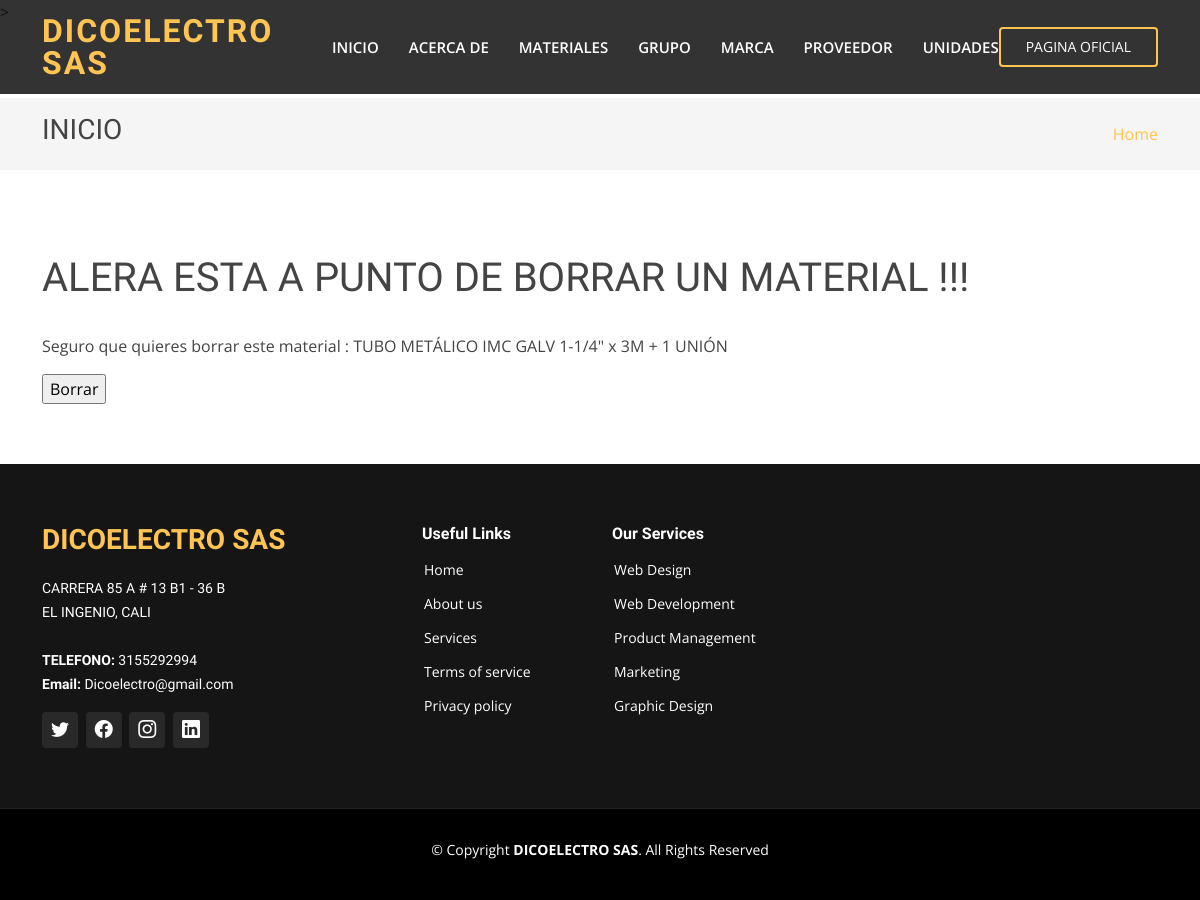
Before: /eliminar/3 with the older database file.
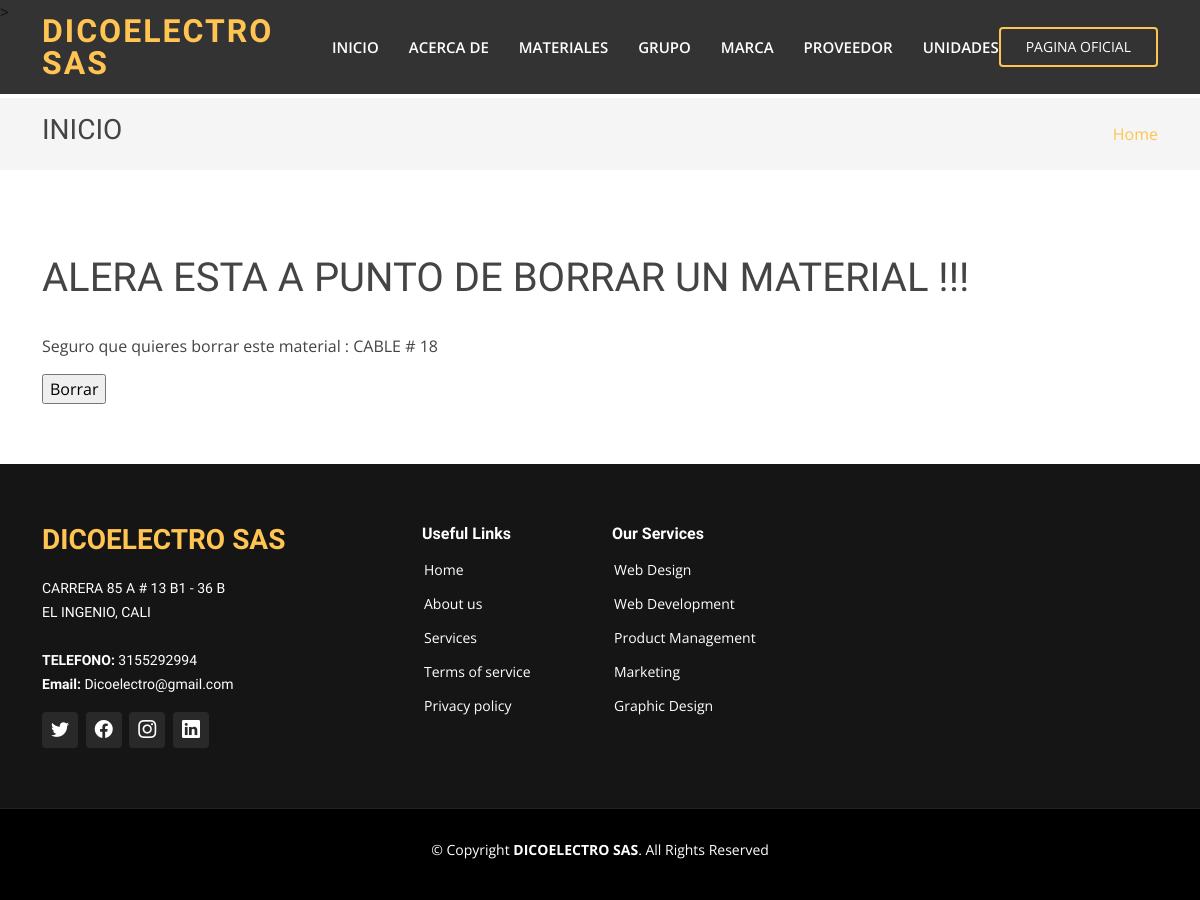
After: the same page with the newer database file.
### webapp/models.py (models this page shows, shortened)
class Materiales(models.Model):
    descripcion = models.CharField(max_length=150, unique=True)
    precio = models.IntegerField()
    fecha_precio = models.DateTimeField(auto_now=True)
    grupo = models.ForeignKey(Grupo, on_delete=models.PROTECT)
    marca = models.ForeignKey(Marca, on_delete=models.PROTECT)
    proveedor = models.ForeignKey(Proveedor, on_delete=models.PROTECT)
    unidad = models.ForeignKey(Unidad, on_delete=models.PROTECT)
    class Meta:
        verbose_name_plural = "materiales"

### webapp/views.py (the view)
# urls.py: path("eliminar/<int:id>", views.eliminar, name="eliminar"),
def eliminar(request, id):
    material = Materiales.objects.get(id=id)  # we need this for both GET and POST
    if request.method == 'POST':
        material.delete()
        return redirect('listar-materiales')
    return render(request,
                    'materiales/confirm_delete.html',
                    {'material': material})

### webapp/templates/materiales/confirm_delete.html (shortened to what this page needs)
{% extends "webapp/base.html" %}
{% load static %}
{% block content %}
    <section class="breadcrumbs">
      <div class="container">
        <div class="d-flex justify-content-between align-items-center">
          <h2>INICIO</h2>
          <ol>
            <li><a href="{% url 'inicio' %}">Home</a></li>
          </ol>
        </div>
      </div>
    </section>
    <section class="inner-page">
      <div class="container">
        <h1>ALERA ESTA A PUNTO DE BORRAR UN MATERIAL !!!</h1>
        <p>Seguro que quieres borrar este material :  {{ material.descripcion }}</p>
        <form action="" method="post">
            <input type="submit" value="Borrar">
            </form>
      </div>
    </section>
  {% endblock %}

### webapp/templates/webapp/base.html (shortened to what this page needs)
{% load static %}
<!DOCTYPE html>
<html lang="en">
  <link href="https://cdn.jsdelivr.net/npm/bootstrap@5.2.1/dist/css/bootstrap.min.css" rel="stylesheet"
>
  <link rel="stylesheet" href="https://cdn.jsdelivr.net/npm/bootstrap-icons@1.3.0/font/bootstrap-icons.css">
<head>
  <link rel="stylesheet" href="{% static "webapp/style.css" %}">
</head>
<body>
  <header id="header" class="fixed-top header-inner-pages">
    <div class="container d-flex align-items-center justify-content-lg-between">
      <h1 class="logo me-auto me-lg-0"><a href="{% url 'inicio' %}"><span>DICOELECTRO SAS</span></a></h1>
      <nav id="navbar" class="navbar order-last order-lg-0">
        <ul>
          <li><a class="nav-link scrollto " href="{% url 'inicio' %}">INICIO</a></li>
          <li><a class="nav-link scrollto" href="#about">ACERCA DE </a></li>
          <li><a class="nav-link scrollto" href="{% url 'listar-materiales' %}">MATERIALES</a></li>
          <li><a class="nav-link scrollto " href={% url 'listar-grupo' %}>GRUPO</a></li>
          <li><a class="nav-link scrollto" href={% url 'listar-marca' %}>MARCA</a></li>
          <li><a class="nav-link scrollto" href={% url 'listar-proveedor' %}>PROVEEDOR</a></li>
          <li><a class="nav-link scrollto" href={% url 'listar-unidades' %}>UNIDADES</a></li>
        </ul>
      </nav>
      <a href="WWW.DICOELECTRO.COM" class="get-started-btn scrollto">PAGINA OFICIAL</a>
    </div>
  </header>
  {% block content %}{% endblock %}
  <footer id="footer">
    <div class="footer-top">
      <div class="container">
        <div class="row">
          <div class="col-lg-4 col-md-4">
            <div class="footer-info">
              <h3><span>DICOELECTRO SAS</span></h3>
              <p>
                CARRERA 85 A # 13 B1 - 36 B  <br>
                EL INGENIO, CALI<br><br>
                <strong>TELEFONO:</strong> 3155292994<br>
                <strong>Email:</strong> Dicoelectro@gmail.com <br>
              </p>
              <div class="social-links mt-3">
                <a href="#" class="twitter"><i class="bi bi-twitter"></i></a>
                <a href="#" class="facebook"><i class="bi bi-facebook"></i></a>
                <a href="#" class="instagram"><i class="bi bi-instagram"></i></a>
                <a href="#" class="linkedin"><i class="bi bi-linkedin"></i></a>
              </div>
            </div>
          </div>
          <div class="col-lg-2 col-md-4 footer-links">
            <h4>Useful Links</h4>
            <ul>
              <li> <a href="#">Home</a></li>
              <li> <a href="#">About us</a></li>
              <li> <a href="#">Services</a></li>
              <li> <a href="#">Terms of service</a></li>
              <li> <a href="#">Privacy policy</a></li>
            </ul>
          </div>
          <div class="col-lg-3 col-md-4 footer-links">
            <h4>Our Services</h4>
            <ul>
              <li> <a href="#">Web Design</a></li>
              <li> <a href="#">Web Development</a></li>
              <li> <a href="#">Product Management</a></li>
              <li> <a href="#">Marketing</a></li>
              <li> <a href="#">Graphic Design</a></li>
            </ul>
          </div>
          </div>
        </div>
      </div>
    <div class="container">
      <div class="copyright">
        &copy; Copyright <strong><span>DICOELECTRO SAS</span></strong>. All Rights Reserved
      </div>
      <div class="credits">
      </div>
    </div>
  </footer>
</body>
</html>

### webapp/static/webapp/style.css (style rules this page uses)
body { font-family: "Open Sans", sans-serif; color: #444444; }
a { color: #ffc451; text-decoration: none; }
h1, h2, h3, h4, h5, h6 { font-family: "Raleway", sans-serif; }
#header { transition: all 0.5s; z-index: 997; padding: 15px 0; }
#header.header-scrolled, #header.header-inner-pages { background: rgba(0, 0, 0, 0.8); }
#header .logo { font-size: 32px; margin: 0; padding: 0; line-height: 1; font-weight: 700; letter-spacing: 2px; text-transform: uppercase; }
#header .logo a { color: #fff; }
#header .logo a span { color: #ffc451; }
.get-started-btn { color: #fff; border-radius: 4px; padding: 7px 25px 8px 25px; white-space: nowrap; transition: 0.3s; font-size: 14px; display: inline-block; border: 2px solid #ffc451; }
.navbar { padding: 0; }
.navbar ul { margin: 0; padding: 0; display: flex; list-style: none; align-items: center; }
.navbar li { position: relative; }
.navbar a, .navbar a:focus { display: flex; align-items: center; justify-content: space-between; padding: 10px 0 10px 30px; font-size: 15px; font-weight: 600; color: #fff; white-space: nowrap; transition: 0.3s; }
section { padding: 60px 0; overflow: hidden; }
.breadcrumbs { padding: 15px 0; background: whitesmoke; min-height: 40px; margin-top: 74px; }
.breadcrumbs h2 { font-size: 28px; font-weight: 400; }
.breadcrumbs ol { display: flex; flex-wrap: wrap; list-style: none; padding: 0; margin: 0; }
#footer { background: black; padding: 0 0 30px 0; color: #fff; font-size: 14px; }
#footer .footer-top { background: #151515; border-bottom: 1px solid #222222; padding: 60px 0 30px 0; }
#footer .footer-top .footer-info { margin-bottom: 30px; }
#footer .footer-top .footer-info h3 { font-size: 28px; margin: 0 0 20px 0; padding: 2px 0 2px 0; line-height: 1; font-weight: 700; text-transform: uppercase; }
#footer .footer-top .footer-info h3 span { color: #ffc451; }
#footer .footer-top .footer-info p { font-size: 14px; line-height: 24px; margin-bottom: 0; font-family: "Raleway", sans-serif; color: #fff; }
#footer .footer-top .social-links a { font-size: 18px; display: inline-block; background: #292929; color: #fff; line-height: 1; padding: 8px 0; margin-right: 4px; border-radius: 4px; text-align: center; width: 36px; height: 36px; transition: 0.3s; }
#footer .footer-top h4 { font-size: 16px; font-weight: 600; color: #fff; position: relative; padding-bottom: 12px; }
#footer .footer-top .footer-links { margin-bottom: 30px; }
#footer .footer-top .footer-links ul { list-style: none; padding: 0; margin: 0; }
#footer .footer-top .footer-links ul li { padding: 10px 0; display: flex; align-items: center; }
#footer .footer-top .footer-links ul li:first-child { padding-top: 0; }
#footer .footer-top .footer-links ul a { color: #fff; transition: 0.3s; display: inline-block; line-height: 1; }
#footer .copyright { text-align: center; padding-top: 30px; }
#footer .credits { padding-top: 10px; text-align: center; font-size: 13px; color: #fff; }

Changed rows visible on the page:
changed Materiales: descripcion "TUBO METÁLICO IMC GALV 1-1/4\" x 3M + 1 UNIÓN" → "CABLE # 18"
